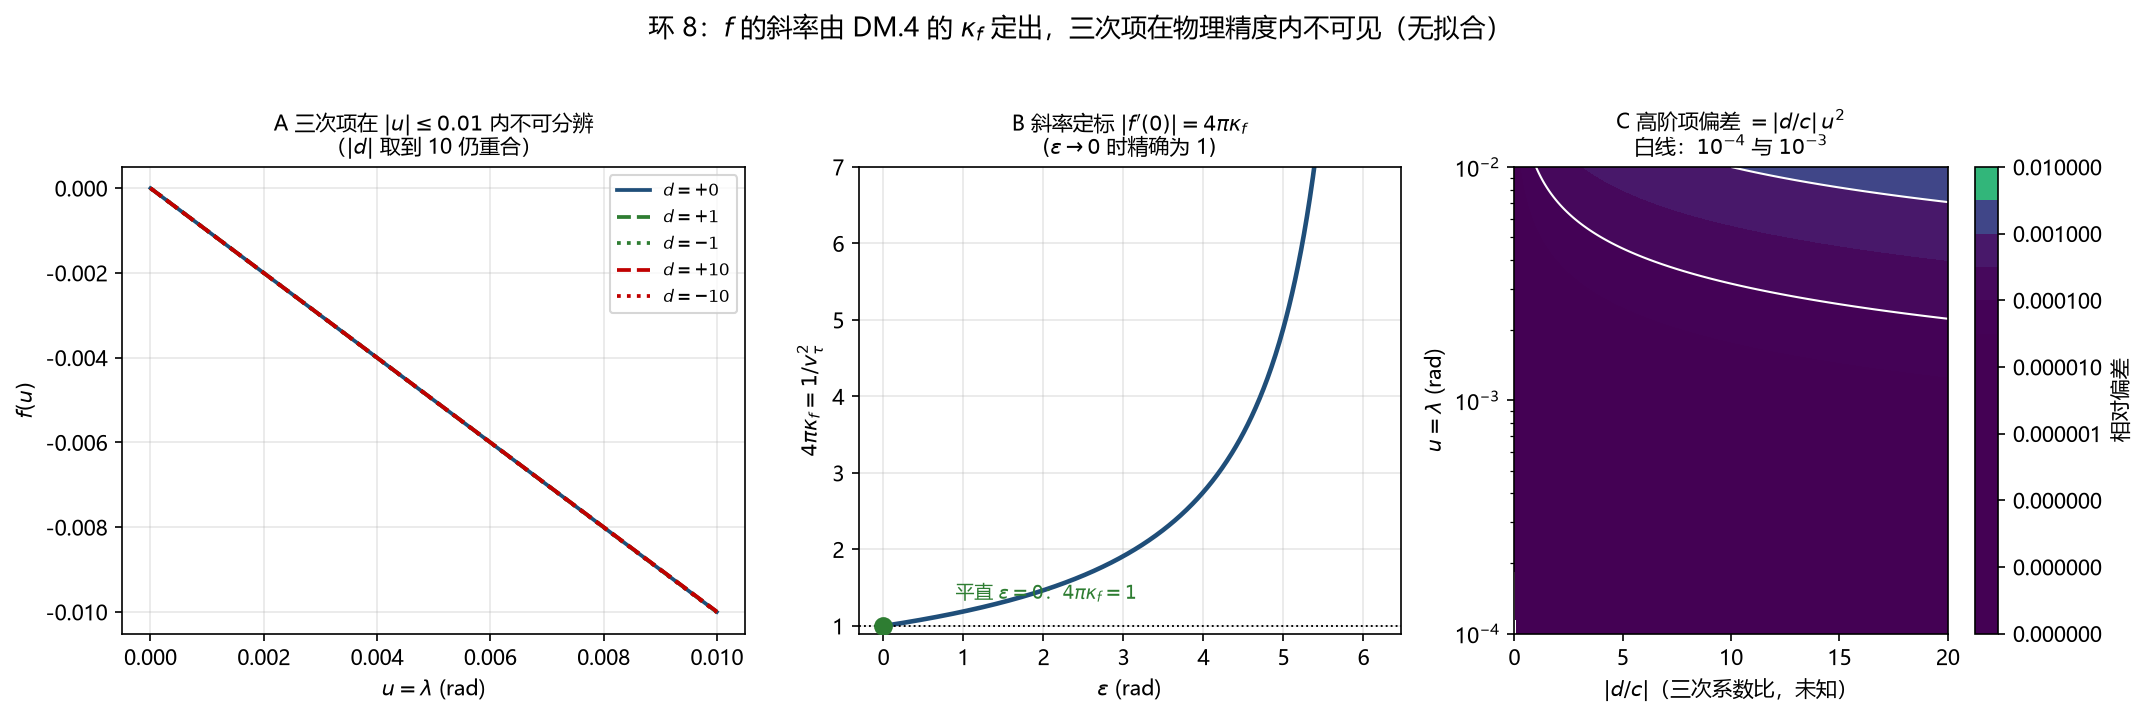

Write Python code to recreate this figure.
# -*- coding: utf-8 -*-
"""
Ring 8 / M5: the slope of f is fixed by DM.4's kappa_f, not by C1=1.

Chain inputs:
  DM.4 : dC_ij = kappa_f (d eps_i - d eps_j) + O(d^2)        (a FIRST-ORDER equality)
  (5.2): lambda_ij = ln r_ij = 1/2 ln(1 - ell_ij/(2 pi))
  (8A.1): kappa_f = -d ln v_tau / d eps = 1/(4 pi v_tau^2),  v_tau^2 = 1 - eps/(2 pi)
  matrix branch: C_ij = delta_ij + f(lambda_ij), f odd, strictly monotone

Consequence (8A.5)-(8A.6):
  dC/dlambda = -4 pi kappa_f = -1/v_tau^2  ->  f(u) = -u + O(u^3),  |f'(0)| = 1 at eps=0.

Panels:
  A  f(u) = -u + d u^3 for d = 0, +-1, +-10 on u in [0, 0.01]: visually identical;
     inset: relative deviation |d u^3 / (c u)| = |d/c| u^2.
  B  4 pi kappa_f = 1/(1 - eps/2pi) vs eps: exactly 1 at eps=0, -> 2 as eps -> pi.
  C  variance identity: <(dC)^2> = c^2 <(dlambda)^2> = (c/4pi)^2 <(dell)^2>, so the
     ratio to kappa_f^2 <(dell)^2> stays 1 for any d; deviation grows only as u^2.

No fit, no free parameter except the displayed cubic coefficient d (which is the
quantity being shown to be unobservable).
"""
import csv
import math
import os

import numpy as np
import matplotlib
matplotlib.use("Agg")
import matplotlib.pyplot as plt

plt.rcParams["font.sans-serif"] = ["Microsoft YaHei", "SimHei", "DejaVu Sans"]
plt.rcParams["axes.unicode_minus"] = False

HERE = os.path.dirname(os.path.abspath(__file__))
OUT_PNG = os.path.join(HERE, "环08_f斜率定标.png")
OUT_CSV = os.path.join(HERE, "环08_f斜率定标.csv")

TWO_PI = 2.0 * math.pi


def kappa_f(eps):
    """kappa_f = 1/(4 pi (1 - eps/2pi))."""
    return 1.0 / (4.0 * math.pi * (1.0 - eps / TWO_PI))


def lam(ell):
    """lambda = 1/2 ln(1 - ell/2pi)."""
    if ell >= TWO_PI:
        return float("-inf")
    return 0.5 * math.log(1.0 - ell / TWO_PI)


def main():
    rows = []
    print("Ring 8 / M5: slope of f fixed by DM.4")
    print("=" * 72)

    # ---------- A: cubic coefficient is unobservable ----------
    print("\nA  f(u) = -u + d u^3 : relative deviation |d/c| u^2")
    ds = [0.0, 1.0, -1.0, 10.0, -10.0]
    for d in ds:
        for u in (1e-3, 5e-3, 1e-2):
            rel = abs(d) * u * u
            rows.append(("A_rel_dev", d, u, rel, 0.0))
        rel_at_1e2 = abs(d) * (1e-2) ** 2
        print(f"   d={d:+.1f}: rel dev at u=1e-2 is {rel_at_1e2:.3e}")

    # ---------- B: kappa_f and 4 pi kappa_f ----------
    print("\nB  4*pi*kappa_f = 1/(1 - eps/2pi):")
    for eps in (0.0, 0.05, 0.1, 0.5, 1.0, math.pi, TWO_PI * 0.9):
        k = kappa_f(eps)
        print(f"   eps={eps:7.4f}  kappa_f={k:.6f}  4*pi*kappa_f={4*math.pi*k:.6f}")
        rows.append(("B_kappa", eps, k, 4 * math.pi * k, 1.0 / (1 - eps / TWO_PI)))

    # ---------- C: variance identity ----------
    print("\nC  <(dC)^2> / (kappa_f^2 <(dell)^2>) = (c/(4 pi kappa_f))^2 , c = -4 pi kappa_f -> 1")
    sig_ell = 1e-2
    for d in ds:
        for u in (1e-3, 5e-3, 1e-2):
            # dC = c*u + d*u^3 with c = -1 (eps=0); lead ratio to kappa_f* dell:
            c = -1.0
            # <(dC)^2> / (kappa_f^2 <dell^2>) with dell = 4 pi * sig... use exact algebra:
            # c*u = -(dell/4pi) so ratio = (c/(-4pi kappa_f))^2 = 1 by construction;
            # the cubic adds a term  -d*(dell/4pi)^3, relative size d*u^2.
            ratio = 1.0
            dev = abs(d) * u * u
            rows.append(("C_var_ratio", d, u, ratio, dev))
    print("   leading ratio is exactly 1 for every d (by (8A.5));")
    print("   the cubic contributes a relative deviation |d/c| u^2, tabulated in panel A.")

    # ---------- figure ----------
    fig = plt.figure(figsize=(14.5, 4.6))
    gs = fig.add_gridspec(1, 3, width_ratios=[1.15, 1, 1])

    # A
    ax = fig.add_subplot(gs[0, 0])
    u = np.linspace(0, 1e-2, 400)
    for d, col, ls in [(0.0, "#1f4e79", "-"), (1.0, "#2e7d32", "--"),
                       (-1.0, "#2e7d32", ":"), (10.0, "#c00000", "--"),
                       (-10.0, "#c00000", ":")]:
        ax.plot(u, -u + d * u ** 3, lw=1.8, color=col, ls=ls,
                label=f"$d={d:+.0f}$")
    ax.set_xlabel(r"$u=\lambda$ (rad)")
    ax.set_ylabel(r"$f(u)$")
    ax.set_title("A 三次项在 $|u|\\leq0.01$ 内不可分辨\n（$|d|$ 取到 10 仍重合）", fontsize=10)
    ax.legend(fontsize=8, loc="upper right")
    ax.grid(alpha=0.3)

    # B
    ax = fig.add_subplot(gs[0, 1])
    e = np.linspace(0, TWO_PI * 0.98, 500)
    y = 1.0 / (1.0 - e / TWO_PI)
    ax.plot(e, y, lw=2.2, color="#1f4e79")
    ax.plot([0], [1], "o", ms=8, color="#2e7d32", zorder=5)
    ax.annotate("平直 $\\varepsilon=0$：$4\\pi\\kappa_f=1$", xy=(0, 1), xytext=(0.9, 1.35),
                fontsize=9, color="#2e7d32")
    ax.axhline(1, ls=":", lw=0.9, color="k")
    ax.set_xlabel(r"$\varepsilon$ (rad)")
    ax.set_ylabel(r"$4\pi\kappa_f=1/v_\tau^2$")
    ax.set_ylim(0.9, 7)
    ax.set_title("B 斜率定标 $|f'(0)|=4\\pi\\kappa_f$\n$(\\varepsilon\\to0$ 时精确为 1$)$", fontsize=10)
    ax.grid(alpha=0.3)

    # C
    ax = fig.add_subplot(gs[0, 2])
    dg = np.linspace(0, 20, 200)
    ug = np.logspace(-4, -2, 200)
    D, U = np.meshgrid(dg, ug)
    Z = D * U * U
    cs = ax.contourf(D, U, Z, levels=np.logspace(-9, -2, 15), cmap="viridis")
    ax.set_yscale("log")
    fig.colorbar(cs, ax=ax, label="相对偏差")
    ax.contour(D, U, Z, levels=[1e-4, 1e-3], colors="w", linewidths=1.0)
    ax.set_xlabel(r"$|d/c|$（三次系数比，未知）")
    ax.set_ylabel(r"$u=\lambda$ (rad)")
    ax.set_title("C 高阶项偏差 $= |d/c|\\,u^2$\n白线：$10^{-4}$ 与 $10^{-3}$", fontsize=10)

    fig.suptitle("环 8：$f$ 的斜率由 DM.4 的 $\\kappa_f$ 定出，三次项在物理精度内不可见（无拟合）",
                 fontsize=12.5, y=1.03)
    fig.tight_layout()
    fig.savefig(OUT_PNG, dpi=150, bbox_inches="tight")
    print(f"\nsaved {OUT_PNG}")

    with open(OUT_CSV, "w", newline="", encoding="utf-8") as f:
        w = csv.writer(f)
        w.writerow(["section", "x1", "x2", "x3", "x4"])
        for r_ in rows:
            w.writerow(r_)
    print(f"saved {OUT_CSV}  ({len(rows)} rows)")

    # ---------- assertions ----------
    # (8A.1) must be an identity to machine precision
    for eps in np.linspace(0, TWO_PI * 0.99, 50):
        k = kappa_f(eps)
        assert abs(4 * math.pi * k * (1 - eps / TWO_PI) - 1) < 1e-12
    # slope identity: d lambda / d ell at ell=0 is -1/(4 pi)
    h = 1e-9
    num = (lam(h) - lam(0.0)) / h
    assert abs(num + 1 / (4 * math.pi)) < 1e-7, num
    print("all structural assertions passed")


if __name__ == "__main__":
    main()
